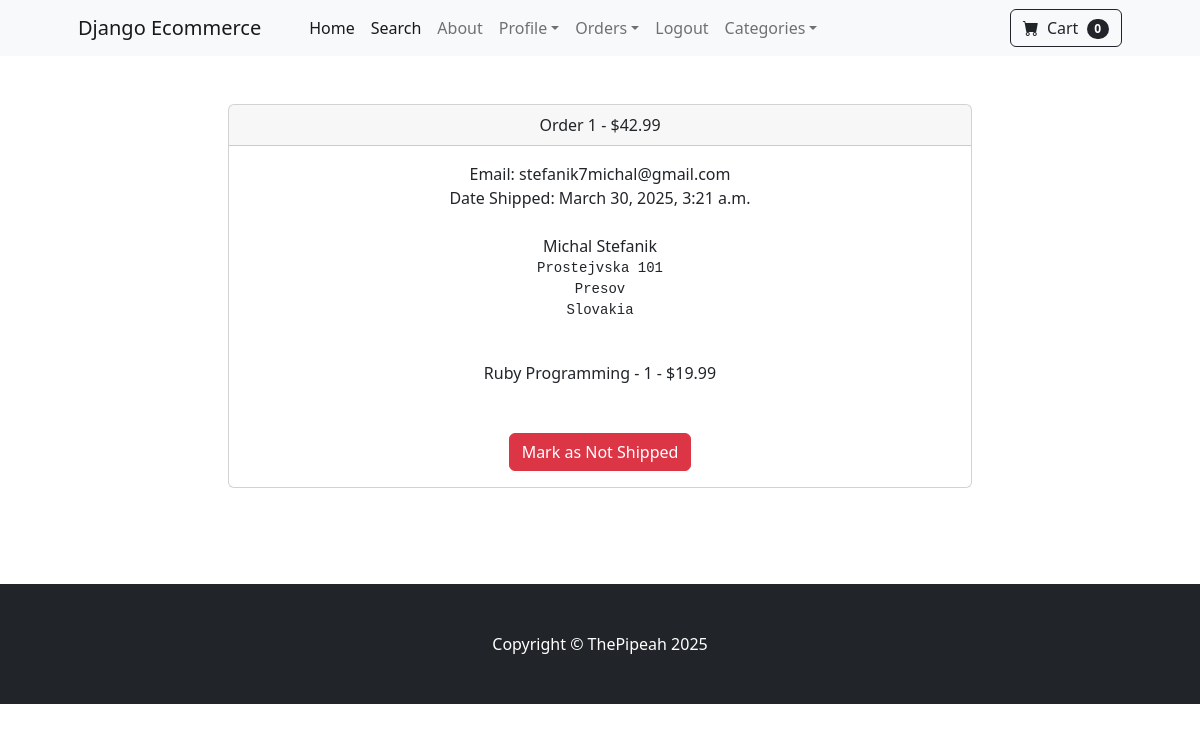
/payment/orders/1 (signed in), run on the app's committed database.
### payment/models.py (models this page shows, shortened)
class Order(models.Model):
    user = models.ForeignKey(User, on_delete=models.CASCADE, null=True, blank=True)
    full_name = models.CharField(max_length=250)
    email = models.EmailField(max_length=250)
    shipping_address = models.TextField(max_length=15000)
    amount_paid = models.DecimalField(max_digits=10, decimal_places=2)
    date_ordered= models.DateTimeField(auto_now_add=True)
    shipped = models.BooleanField(default=False)
    date_shipped = models.DateTimeField(blank=True, null=True)

class OrderItem(models.Model):
    order = models.ForeignKey(Order, on_delete=models.CASCADE, null=True)
    product = models.ForeignKey(Product, on_delete=models.CASCADE, null=True)
    user = models.ForeignKey(User, on_delete=models.CASCADE, null=True, blank=True)
    quantity = models.PositiveBigIntegerField(default=1)
    price = models.DecimalField(max_digits=10, decimal_places=2)

### store/models.py (models this page shows)
class Product(models.Model):
    name = models.CharField(max_length=100)
    price = models.DecimalField(default=0, decimal_places=2, max_digits=6)
    category = models.ForeignKey(Category, on_delete=models.CASCADE, default=1)
    description =models.CharField(max_length=250, default='', blank=True, null=True)
    image = models.ImageField(upload_to='uploads/product/')
    is_sale = models.BooleanField(default=False)
    sale_price = models.DecimalField(default=0, decimal_places=2, max_digits=6)
    def __str__(self):
        return self.name

### payment/views.py (the view, shortened to what this page needs)
# urls.py: path('orders/<int:pk>', views.orders, name='orders'),
def orders(request, pk):
    if request.user.is_authenticated and request.user.is_superuser:
        order = Order.objects.get(id=pk)
        items = OrderItem.objects.filter(order=pk)
        return render(request, 'payment/orders.html', {"order":order, "items":items})
    else:
        messages.success(request, "Access Denied")
        return redirect("home")

### cart/cart.py (called while the page is built)
    def __len__(self):
        return len(self.cart)

### cart/context_processors.py (called while the page is built)
def cart(request):
    return{'cart': Cart(request)}

### payment/templates/payment/orders.html (shortened to what this page needs)
{% extends "base.html" %}
{% block content %}
        <div class="container">
            <div class="row">
                <center>
                    <div class="col-8">
                        <br/><br/>
                        <div class="card">
                            <div class="card-header">
                                Order {{ order.id }} - ${{ order.amount_paid}}
                            </div>
                            <div class="card-body">
                                Email: {{ order.email }}<br/>
                                {% if order.date_shipped %}
                                    Date Shipped: {{ order.date_shipped }}
                                {% else %}
                                    Date Ordered: {{ order.date_ordered }}
                                {% endif %}
                                <br/><br/>
                                {{ order.full_name }}<br/>
                                <pre>{{ order.shipping_address }}</pre>
                                <br/>
                                {% for item in items %}
                                    {{ item.product }} - {{ item.quantity }} - ${{ item.price }}<br/>
                                {% endfor %}
                                <br/><br/>
                                {% if not order.shipped %}
                                    <form method="POST">
                                        {% csrf_token %}
                                        <input type="hidden" name="shipping_status" value="true">
                                        <button type="Submit" class="btn btn-success">Mark as Shipped</button>
                                    </form>
                                {% else %}
                                    <form method="POST">
                                        <button type="Submit" class="btn btn-danger">Mark as Not Shipped</button>
                                    </form>
                                {% endif %}
                            </div>
                        </div>
                        <br/><br/>
                        <br/><br/>
                    </div>
                </center>
            </div>
        </div>
{% endblock content %}

### data on the page
Order: id "1", amount_paid "42.99", email "stefanik7michal@gmail.com", date_shipped "March 30, 2025, 3:21 a.m.", full_name "Michal Stefanik", shipping_address "Prostejvska 101 Presov Slovakia"
OrderItem: product "Ruby Programming", quantity "1", price "19.99"

### other printed values
{{ cart|length }} "0"
